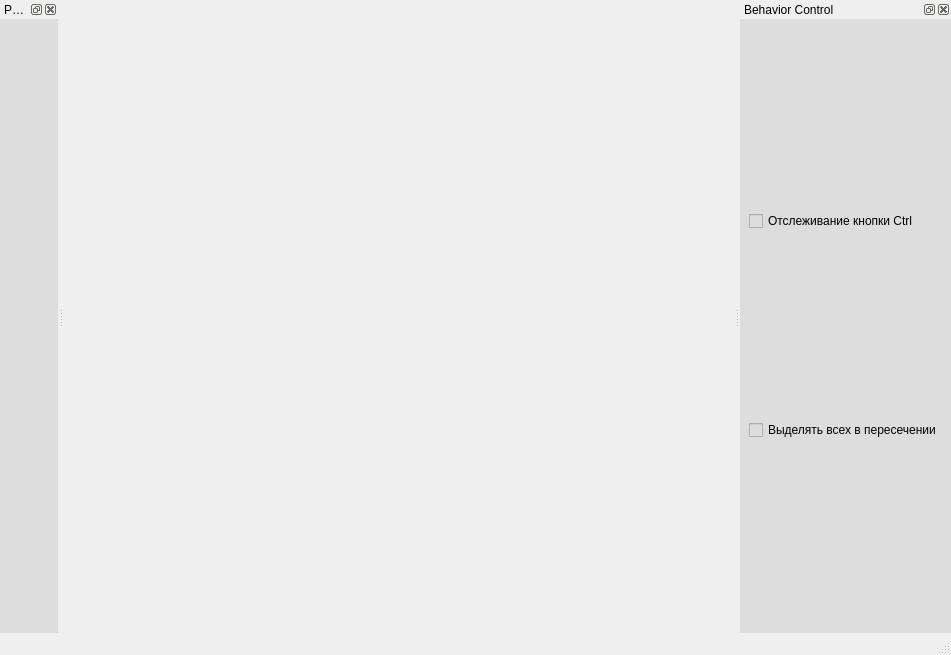
<?xml version="1.0" encoding="UTF-8"?>
<ui version="4.0">
 <class>MainWindow</class>
 <widget class="QMainWindow" name="MainWindow">
  <property name="geometry">
   <rect>
    <x>0</x>
    <y>0</y>
    <width>951</width>
    <height>655</height>
   </rect>
  </property>
  <property name="windowTitle">
   <string>MainWindow</string>
  </property>
  <widget class="QWidget" name="centralwidget"/>
  <widget class="QMenuBar" name="menubar">
   <property name="geometry">
    <rect>
     <x>0</x>
     <y>0</y>
     <width>951</width>
     <height>21</height>
    </rect>
   </property>
  </widget>
  <widget class="QStatusBar" name="statusbar"/>
  <widget class="QDockWidget" name="dockWidget_paintBox">
   <property name="styleSheet">
    <string notr="true">background-color: #dddddd</string>
   </property>
   <property name="windowTitle">
    <string>Paint Box</string>
   </property>
   <attribute name="dockWidgetArea">
    <number>1</number>
   </attribute>
   <widget class="QWidget" name="dockWidgetContents_paintBox">
    <layout class="QGridLayout" name="gridLayout">
     <property name="leftMargin">
      <number>0</number>
     </property>
     <property name="topMargin">
      <number>0</number>
     </property>
     <property name="rightMargin">
      <number>0</number>
     </property>
     <property name="bottomMargin">
      <number>0</number>
     </property>
    </layout>
   </widget>
  </widget>
  <widget class="QDockWidget" name="dockWidget_behaviorControl">
   <property name="styleSheet">
    <string notr="true">background-color: #dddddd;</string>
   </property>
   <property name="windowTitle">
    <string>Behavior Control</string>
   </property>
   <attribute name="dockWidgetArea">
    <number>2</number>
   </attribute>
   <widget class="QWidget" name="dockWidgetContents_behaviorControl">
    <layout class="QVBoxLayout" name="verticalLayout">
     <item>
      <widget class="QCheckBox" name="checkBox_ctrlEnabled">
       <property name="text">
        <string>Отслеживание кнопки Ctrl</string>
       </property>
      </widget>
     </item>
     <item>
      <widget class="QCheckBox" name="checkBox_intersectedSeletion">
       <property name="text">
        <string>Выделять всех в пересечении</string>
       </property>
      </widget>
     </item>
    </layout>
   </widget>
  </widget>
  <zorder>dockWidget_paintBox</zorder>
  <zorder>dockWidget_behaviorControl</zorder>
 </widget>
 <resources/>
 <connections/>
</ui>
